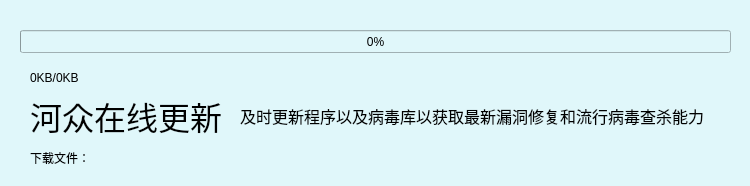
<?xml version="1.0" encoding="UTF-8"?>
<ui version="4.0">
 <class>Form</class>
 <widget class="QWidget" name="Form">
  <property name="geometry">
   <rect>
    <x>0</x>
    <y>0</y>
    <width>750</width>
    <height>186</height>
   </rect>
  </property>
  <property name="windowTitle">
   <string>Form</string>
  </property>
  <property name="styleSheet">
   <string notr="true">background-color: #e0f7fa</string>
  </property>
  <widget class="QProgressBar" name="progressBar">
   <property name="geometry">
    <rect>
     <x>20</x>
     <y>30</y>
     <width>711</width>
     <height>23</height>
    </rect>
   </property>
   <property name="value">
    <number>0</number>
   </property>
  </widget>
  <widget class="QLabel" name="label">
   <property name="geometry">
    <rect>
     <x>30</x>
     <y>90</y>
     <width>201</width>
     <height>51</height>
    </rect>
   </property>
   <property name="font">
    <font>
     <family>等线 Light</family>
     <pointsize>24</pointsize>
    </font>
   </property>
   <property name="text">
    <string>河众在线更新</string>
   </property>
  </widget>
  <widget class="QLabel" name="label_2">
   <property name="geometry">
    <rect>
     <x>240</x>
     <y>100</y>
     <width>471</width>
     <height>31</height>
    </rect>
   </property>
   <property name="font">
    <font>
     <family>等线</family>
     <pointsize>12</pointsize>
    </font>
   </property>
   <property name="text">
    <string>及时更新程序以及病毒库以获取最新漏洞修复和流行病毒查杀能力</string>
   </property>
  </widget>
  <widget class="QLabel" name="label_3">
   <property name="geometry">
    <rect>
     <x>30</x>
     <y>150</y>
     <width>701</width>
     <height>16</height>
    </rect>
   </property>
   <property name="text">
    <string>下载文件：</string>
   </property>
  </widget>
  <widget class="QLabel" name="label_4">
   <property name="geometry">
    <rect>
     <x>30</x>
     <y>70</y>
     <width>551</width>
     <height>16</height>
    </rect>
   </property>
   <property name="text">
    <string>0KB/0KB</string>
   </property>
  </widget>
 </widget>
 <resources/>
 <connections/>
</ui>
